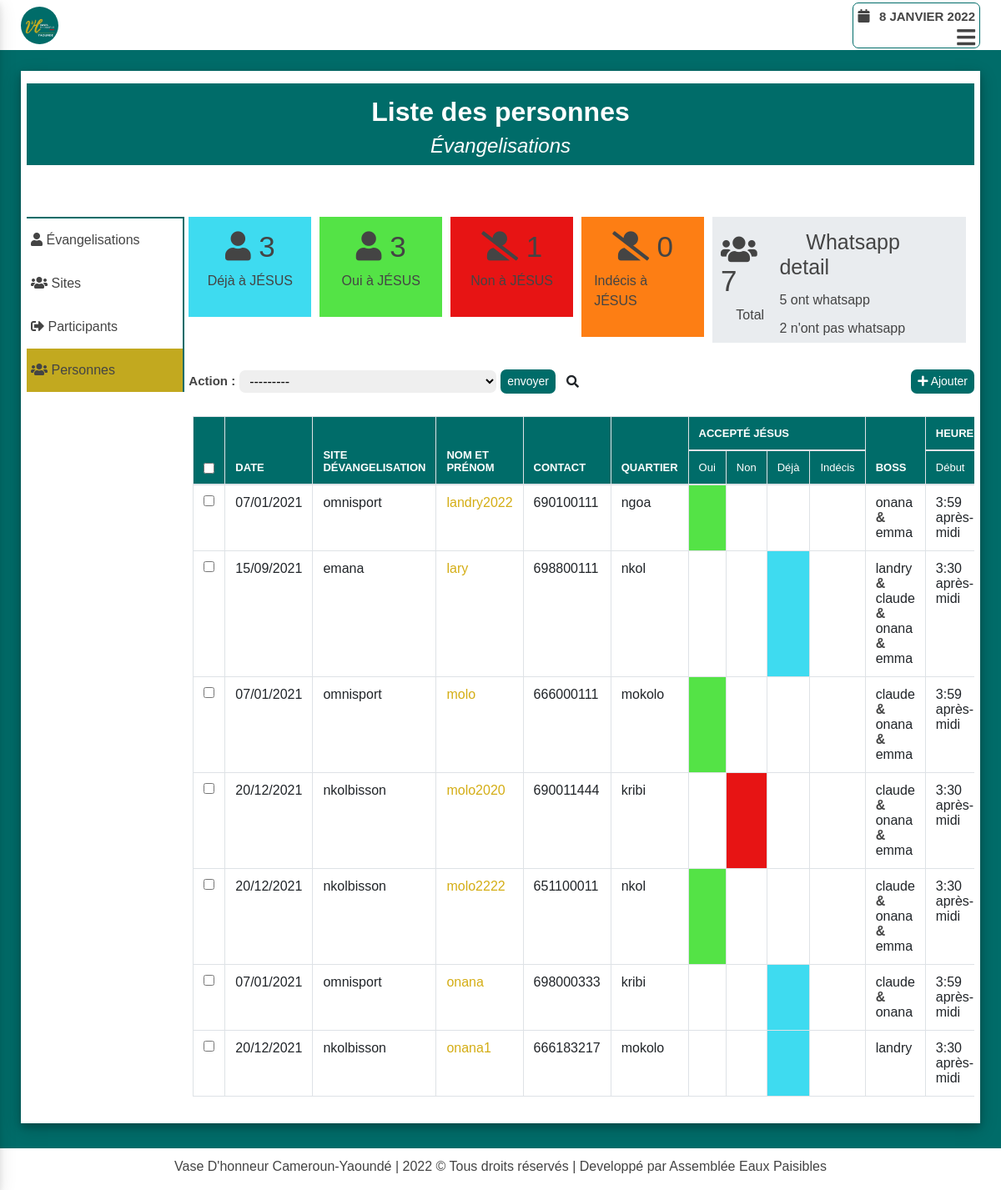
Screenshot of /evangelisation/operations/personnes/ with the database file from the repository.
### evangelisation/models.py (models this page shows, shortened)
class Person(models.Model):
    ACCEPTE_JESUS = (
        ('oui', 'Oui'),
        ('non', 'Non'),
        ('ras', 'Indécis'),
        ('déjà', 'Déjà')
    )
    SEXE = (
        ('masculin', 'Masculin'),
        ('féminin', 'Féminin')
    )
    WHATSAPP = (
        ('oui', 'Oui'),
        ('non', 'Non'),
    )
    author = models.ForeignKey(User, related_name='auth_personnes',
                                            on_delete=models.SET_NULL,
                                            blank=True,
                                            null=True,
                                            verbose_name="Enrgistré par ")
    evangelisation = models.ForeignKey(Evangelisation, related_name='personnes',
                                            on_delete=models.SET_NULL,
                                            blank=True,
                                            null=True,
                                            verbose_name="Moment d'évangelisation")
    date = models.DateField(auto_now_add=True)
    nom_et_prenom = models.CharField(max_length=200,
        verbose_name='Nom et Prénom',
        unique=True,
        help_text="ce champ doit avoir au moins trois caractères",
        error_messages={'unique':"Une personne avec ce nom existe déjà"})
    contacts = models.PositiveIntegerField(unique=True,
                error_messages={'unique':"Une personne avec ce numéro de télephone existe déjà"})
    quartier_d_habitation = models.CharField(max_length=200, verbose_name="Quartier d'habitation", help_text="ce champ doit avoir au moins trois caractères")
    accepte_jesus = models.CharField(choices=ACCEPTE_JESUS, max_length=15, verbose_name='Accepté JÉSUS')
    sexe = models.CharField(choices=SEXE, max_length=15, verbose_name='Sexe')
    whatsapp = models.CharField(choices=WHATSAPP, max_length=15, verbose_name='Whatsapp')
    boss = models.ManyToManyField(Participant, related_name='personnes',
                        verbose_name="Qui l'ont évangelisé ?",
                        help_text="selectionner les personnes ayant évangelisés cette personne")
    sujets_de_priere = models.TextField(verbose_name="Prière et observation", null=True, blank=True, help_text="ce champ est optionnel")
    temoignages = models.TextField(verbose_name="Témoignage", null=True, blank=True, help_text="ce champ est optionnel")
    author = models.ForeignKey(User, related_name='author_personnes',
                                on_delete=models.SET_NULL,
                                null=True,
                                verbose_name="ajouter par ")
    created = models.DateTimeField(auto_now_add=True, verbose_name='créer à')
    updated = models.DateTimeField(auto_now=True, verbose_name='mis à jour à')
    class Meta:
        verbose_name = "Personne évangélisé"
        ordering = ('nom_et_prenom',)

class Evangelisation(models.Model):
    status = (
        ('oui', 'Oui'),
        ('non', 'Non')
    )
    day = models.DateField(verbose_name="Jour d'évangélisation",
            default=timezone.now, unique=True,
            error_messages={'unique':"ce moment d'évangelisation existe déjà"})
    heure_de_debut = models.TimeField(default=timezone.now, verbose_name="Heure de début")
    heure_de_fin = models.TimeField(default=timezone.now, verbose_name="Heure de fin")
    site = models.ForeignKey(Site, related_name="evangelisations", verbose_name="Lieu d'évangelisation",
                            on_delete=models.SET_NULL, blank=True,  null=True)
    author = models.ForeignKey(User, related_name='evangs', on_delete=models.SET_NULL,
                                blank=True, null=True, verbose_name="créer par ")
    boss = models.ManyToManyField(Participant, related_name='participations',
                                blank=True, verbose_name="Qui sont présents ?")
    observation = models.TextField(verbose_name="Observations", null=True, blank=True)
    def dure(self):
        rest = None
        debut_minites = self.heure_de_debut.hour*60 + self.heure_de_debut.minute
        fin_minites = self.heure_de_fin.hour*60 + self.heure_de_fin.minute
        if debut_minites<=fin_minites:
            heure = (fin_minites - debut_minites)//60
            mini = (fin_minites - debut_minites)%60
            if 0<=heure<=9:
                if 0<=mini<=9:
                    rest = f"0{int(heure)}:0{mini}"
                else:
                    rest = f"0{int(heure)}:{mini}"
            else:
                if 0<=mini<=9:
                    rest = f"{int(heure)}:0{mini}"
                rest = f"{heure}:{mini}"
        else:
            return f"calcule impossible"
        return rest

class Site(models.Model):
    status = (
        ('oui', 'Oui'),
        ('non', 'Non')
    )
    nom_site_evangelisation = models.CharField(max_length=200,
                        verbose_name="site d'évangélisation",
                        help_text="le nom du site doit avoir au moins 03 caractères",
                        unique=True,
                        error_messages={'unique':"Un site avec ce nom existe déjà"})
    description = models.TextField(null=True, blank=True, verbose_name="Description", help_text="ajouter une description du site")
    image = models.ImageField(upload_to='images/site/%Y/%m/%d/', null=True, blank=True, help_text="ajouter une image")
    author = models.ForeignKey(User, related_name='sites',
                                on_delete=models.SET_NULL,
                                null=True,
                                verbose_name="ajouter par ")
    created = models.DateTimeField(auto_now_add=True)
    updated = models.DateTimeField(auto_now=True)
    class Meta:
        verbose_name = "Site d'évangélisation"
    def __str__(self):
        return self.nom_site_evangelisation

class Participant(models.Model):
    SEXE = (
        ('masculin', 'Masculin'),
        ('féminin', 'Féminin')
    )
    nom_et_prenom = models.CharField(max_length=200, unique=True, error_messages={'unique':"Un participant avec ce nom et\ou prénom existe déjà"})
    sexe = models.CharField(choices=SEXE, max_length=15, verbose_name='Sexe')
    author = models.ForeignKey(User, related_name='participants',
                                on_delete=models.SET_NULL,
                                blank=True,
                                null=True,
                                verbose_name="créer par ")
    created = models.DateTimeField(auto_now_add=True)
    updated = models.DateTimeField(auto_now=True)

### evangelisation/views.py (the view)
def evangelisation_app_operations(request, type_opera):
    return get_liste_models_and_template(request, type_opera)

### evangelisation/templates/pages/liste.html (shortened to what this page needs)
{% extends 'base.html' %}
{% block hamburger %}
<div class="menu-btn">
    <i class="fas fa-bars"></i>
</div>
{% endblock hamburger %}
{% block content %}
<div class="wrapper-head-liste">
    <div class="head-liste">
        <h2>Liste des {{type_opera}}</h2>
        <h4>Évangelisations</h4>
    </div>
</div>
<div class="wrapper-liste">
    <div class="row">
        <div class="col-md-2">
            {% include 'partials/operation-side-bar-link.html' %}
        </div>
        <div class="col-md-10">
            <div class="liste">
                {% if type_opera == "personnes" %}
                    <div class="row">
                        <div class="col-md-2">
                            <div class="wrapper-evang-infos">
                                <div class="deja">
                                    <h2><i class="fa fa-user"></i> {{pers_deja|length}}</h2>
                                    <p>Déjà à JÉSUS</p>
                                </div>
                            </div>
                        </div>
                        <div class="col-md-2" >
                            <div class="wrapper-evang-infos">
                                <div class="oui">
                                    <h2><i class="fa fa-user"></i> {{pers_oui|length}}</h2>
                                    <p>Oui à JÉSUS</p>
                                </div>
                            </div>
                        </div>
                        <div class="col-md-2" >
                            <div class="wrapper-evang-infos">
                                <div class="non">
                                    <h2><i class="fa fa-user-slash"></i> {{pers_non|length}}</h2>
                                    <p>Non à JÉSUS</p>
                                </div>
                            </div>
                        </div>
                        <div class="col-md-2">
                            <div class="wrapper-evang-infos">
                                <div class="indecis">
                                    <h2><i class="fa fa-user-slash"></i> {{pers_ras|length}}</h2>
                                    <p>Indécis à JÉSUS</p>
                                </div>
                            </div>
                        </div>
                        <div class="col-md-4">
                            <div class="wrapper-evang-infos">
                                <div class="wrapper-whatsapp">
                                    <div class="total-pers">
                                        <h2><i class="fa fa-users"></i> {{models|length}}</h2>
                                        <p>Total</p>
                                    </div>
                                    <div class="whatsapp">
                                        <h2><i class="fa fa-whatsapp"></i> Whatsapp detail</h2>
                                        <div class="oui-whatsapp">
                                            <p>{{pers_whatsapp_oui|length}} ont whatsapp</p>
                                        </div>
                                        <div class="non-whatsapp">
                                            <p>{{pers_whatsapp_non|length}} n'ont pas whatsapp</p>
                                        </div>
                                    </div>
                                </div>
                            </div>
                        </div>
                    </div>
                {% endif %}
                <form id="form-suppresion-liste"
                    action="{% url 'evangelisation:evangelisation_app_operations_models_supprimer' type_opera %}"
                    method="post" class="form-group marg-top">
                    <div class="form-inline form">
                        <div class="form-field form-inline">
                            <label for="suppression">Action : </label>
                            <select name="objects" id="suppression">
                                <option value="---------">
                                    ---------
                                </option>
                            </select>
                            <button type="submit" class="btn btn-success btn-sm" id="btn-liste-delete">envoyer</button>
                            <button type="button"
                            class="btn btn-default btn-sm"
                            id="btn-search">
                                <i class="fas fa-search"></i>
                            </button>
                        </div>
                        <div class="wrapper-btn-add">
                            <a class="btn btn-success btn-sm"
                                href="{% url 'evangelisation:evangelisation_app_form_nbre' type_opera %}">
                                <i class="fas fa-plus"></i>
                                Ajouter
                        </a>
                        </div>
                    </div>
                    <div class="results" id="results">
                        {% if type_opera == "participants" %}
                            {% include 'pages/participant/liste_participant.html' %}
                        {% elif type_opera == "sites" %}
                            {% include 'pages/site/liste_site.html' %}
                        {% elif type_opera == "personnes" %}
                            {% include 'pages/personne/liste_personne.html' %}
                        {% elif type_opera == "évangelisations" %}
                            {% include 'pages/evangelisation/liste_evangelisation.html' %}
                        {% endif %}
                    </div>
                </form>
            </div>
        </div>
    </div>
</div>
{% endblock content %}

### evangelisation/templates/pages/personne/table_personne.html (shortened to what this page needs)
{% for pers in models %}
    <tr>
        <td scope="row" class="action-checkbox">
            <input type="checkbox" name="selected_action"
                value="{{ pers.id }} " class="action-select">
        </td>
        <td>{{ pers.evangelisation.day|date:"d/m/Y" }}</td>
        <td>{{ pers.evangelisation.site }}</td>
        <td>
            <a style="color: #d4ad14;" href="{% url 'evangelisation:evangelisation_app_operations_modifier' 'personnes' pers.id  %}">
                {{ pers.nom_et_prenom }}
            </a>
        </td>
        <td>{{ pers.contacts }}</td>
        <td>{{ pers.quartier_d_habitation }}</td>
        {% if pers.accepte_jesus == 'oui' %}
            <td style="background-color: #54E346;"></td>
            <td></td>
            <td></td>
            <td></td>
        {% elif pers.accepte_jesus == 'non' %}
            <td></td>
            <td style="background-color: #E71414;"></td>
            <td></td>
            <td></td>
        {% elif pers.accepte_jesus == 'déjà' %}
            <td></td>
            <td></td>
            <td style="background-color: #3EDBF0;"></td>
            <td></td>
        {% elif pers.accepte_jesus == 'ras' %}
            <td></td>
            <td></td>
            <td></td>
            <td style="background-color: #fd7e14;"></td>
        {% endif %}
        <td>
            {% for boss in pers.boss.all %}
            {{ boss.nom_et_prenom }}
            {% ifnotequal forloop.last True  %}
            <b> & </b>
            {% endifnotequal %}
            {% endfor %}
        </td>
        <td>{{ pers.evangelisation.heure_de_debut }}</td>
    </tr>
{% endfor %}

### rows the page displays
Person: evangelisation.day "07/01/2021", evangelisation.site "omnisport", nom_et_prenom "landry2022", contacts "690100111", quartier_d_habitation "ngoa", accepte_jesus "oui" (drawn), evangelisation.heure_de_debut "3:59 après-midi"
Participant: nom_et_prenom "onana"
Participant: nom_et_prenom "emma"
Person: evangelisation.day "15/09/2021", evangelisation.site "emana", nom_et_prenom "lary", contacts "698800111", quartier_d_habitation "nkol", accepte_jesus "déjà" (drawn), evangelisation.heure_de_debut "3:30 après-midi"
Participant: nom_et_prenom "landry"
Participant: nom_et_prenom "claude"
Person: evangelisation.day "07/01/2021", evangelisation.site "omnisport", nom_et_prenom "molo", contacts "666000111", quartier_d_habitation "mokolo", accepte_jesus "oui" (drawn), evangelisation.heure_de_debut "3:59 après-midi"
Person: evangelisation.day "20/12/2021", evangelisation.site "nkolbisson", nom_et_prenom "molo2020", contacts "690011444", quartier_d_habitation "kribi", accepte_jesus "non" (drawn), evangelisation.heure_de_debut "3:30 après-midi"
Person: evangelisation.day "20/12/2021", evangelisation.site "nkolbisson", nom_et_prenom "molo2222", contacts "651100011", quartier_d_habitation "nkol", accepte_jesus "oui" (drawn), evangelisation.heure_de_debut "3:30 après-midi"
Person: evangelisation.day "07/01/2021", evangelisation.site "omnisport", nom_et_prenom "onana", contacts "698000333", quartier_d_habitation "kribi", accepte_jesus "déjà" (drawn), evangelisation.heure_de_debut "3:59 après-midi"
Person: evangelisation.day "20/12/2021", evangelisation.site "nkolbisson", nom_et_prenom "onana1", contacts "666183217", quartier_d_habitation "mokolo", accepte_jesus "déjà" (drawn), evangelisation.heure_de_debut "3:30 après-midi"

### other values shown
{{ type_opera }} "personnes"
{{ pers_deja|length }} "3"
{{ pers_oui|length }} "3"
{{ pers_ras|length }} "0"
{{ models|length }} "7"
{{ pers_whatsapp_oui|length }} "5"
{{ pers_whatsapp_non|length }} "2"
